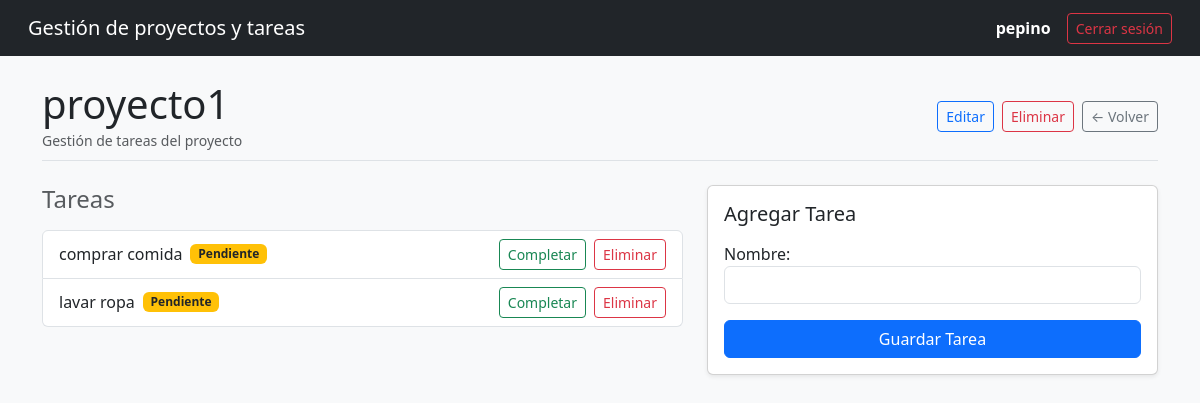
The app's page /proyecto/1/ (signed in), older data.
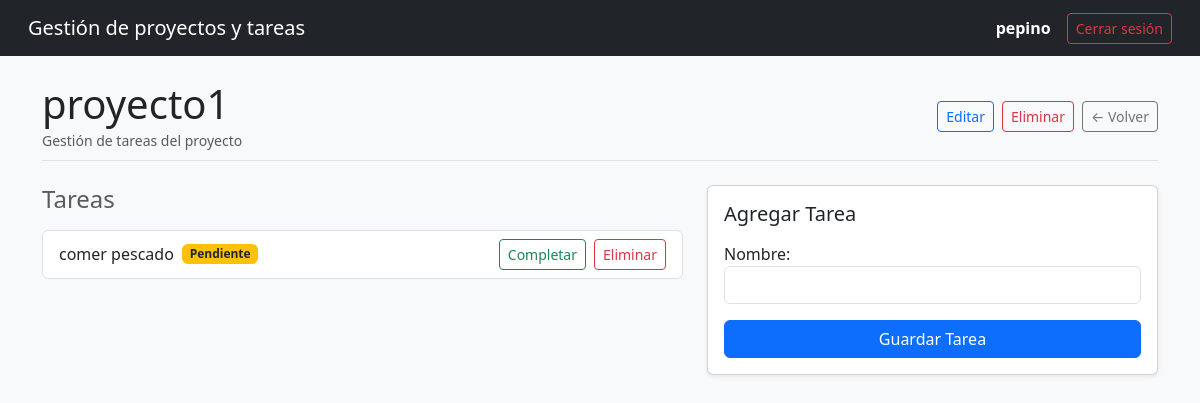
The same page, newer data.
### core/models.py (models this page shows, shortened)
class Tarea(models.Model):
    nombre = models.CharField(max_length=100)
    proyecto = models.ForeignKey(Proyecto, on_delete=models.CASCADE, related_name='tareas') # 1 proyecto varias tareas
    usuario = models.ForeignKey(User, on_delete=models.CASCADE, related_name='tareas') # 1 usuario varias tareas
    completada = models.BooleanField(default=False)
    fecha_creacion = models.DateTimeField(auto_now_add=True)

### core/views.py (the view)
# urls.py: path('proyecto/<int:pk>/', proyecto_detalle, name='proyecto_detalle'),
@login_required
def proyecto_detalle(request, pk):
    proyecto = get_object_or_404(Proyecto, pk=pk)# Obtener el registro de la base de datos
    if request.method == 'POST':
        form = TareaForm(request.POST)
        if form.is_valid():
            tarea = form.save(commit=False)
            tarea.proyecto = proyecto
            tarea.usuario = request.user
            tarea.save()
            return redirect('proyecto_detalle', pk=proyecto.pk)
    else:
        form = TareaForm()
    return render(request, 'core/proyecto_detalle.html', {'proyecto': proyecto, 'form': form})

### core/forms.py (shortened to what this page needs)
class TareaForm(forms.ModelForm):
    class Meta:
        model = Tarea
        fields = ['nombre',]
        widgets={
            'nombre': forms.TextInput(attrs={'class': 'form-control'}),
        }

### core/templates/core/proyecto_detalle.html (shortened to what this page needs)
{% extends 'base.html' %}
{% block content %}
<div class="d-flex justify-content-between align-items-center mb-4 pb-2 border-bottom">
    <div>
        <h1 class="mb-0">{{ proyecto.nombre }}</h1>
        <small class="text-muted">Gestión de tareas del proyecto</small>
    </div>
    <div class="d-flex gap-2">
        <a href="{% url 'editar_proyecto' proyecto.pk %}" class="btn btn-outline-primary btn-sm">
            Editar
        </a>
        <a href="{% url 'eliminar_proyecto' proyecto.pk %}" class="btn btn-outline-danger btn-sm">
            Eliminar
        </a>
        <a href="{% url 'lista_proyectos' %}" class="btn btn-outline-secondary btn-sm">
            &larr; Volver
        </a>
    </div>
</div>
<div class="row">
    <div class="col-md-7 mb-4">
        <h4 class="text-muted mb-3">Tareas</h4>
        <ul class="list-group">
            {% for tarea in proyecto.tareas.all %}
                <li class="list-group-item d-flex justify-content-between align-items-center">
                    <div class="d-flex align-items-center gap-2">
                        <span class="{% if tarea.completada %}text-decoration-line-through text-muted{% endif %}">
                            {{ tarea.nombre }}
                        </span>
                        {% if tarea.completada %}
                            <span class="badge bg-success">Completada</span>
                        {% else %}
                            <span class="badge bg-warning text-dark">Pendiente</span>
                        {% endif %}
                    </div>
                    <div class="d-flex gap-2 align-items-center">
                        <form method="POST" action="{% url 'alternar_tarea' tarea.pk %}" class="d-inline">
                            {% if tarea.completada %}
                                <button type="submit" class="btn btn-outline-warning btn-sm">Desmarcar</button>
                            {% else %}
                                <button type="submit" class="btn btn-outline-success btn-sm">Completar</button>
                            {% endif %}
                        </form>
                        <form method="POST" action="{% url 'eliminar_tarea' tarea.pk %}" class="d-inline" onsubmit="return confirm('¿Seguro que deseas eliminar esta tarea?');">
                            <button type="submit" class="btn btn-outline-danger btn-sm">Eliminar</button>
                        </form>
                    </div>
                </li>
            {% empty %}
                <li class="list-group-item text-muted">
                    No hay tareas registradas en este proyecto todavía.
                </li>
            {% endfor %}
        </ul>
    </div>
    <div class="col-md-5">
        <div class="card shadow-sm">
            <div class="card-body">
                <h5 class="card-title mb-3">Agregar Tarea</h5>
                <form method="POST">
                    {{ form.as_p }}
                    <button type="submit" class="btn btn-primary w-100">Guardar Tarea</button>
                </form>
            </div>
        </div>
    </div>
</div>
{% endblock %}

Row changes from the older to the newer data that the page shows:
removed Tarea: nombre "comprar comida", completada "Pendiente"
removed Tarea: nombre "lavar ropa", completada "Pendiente"
added Tarea: nombre "comer pescado", completada "Pendiente"
